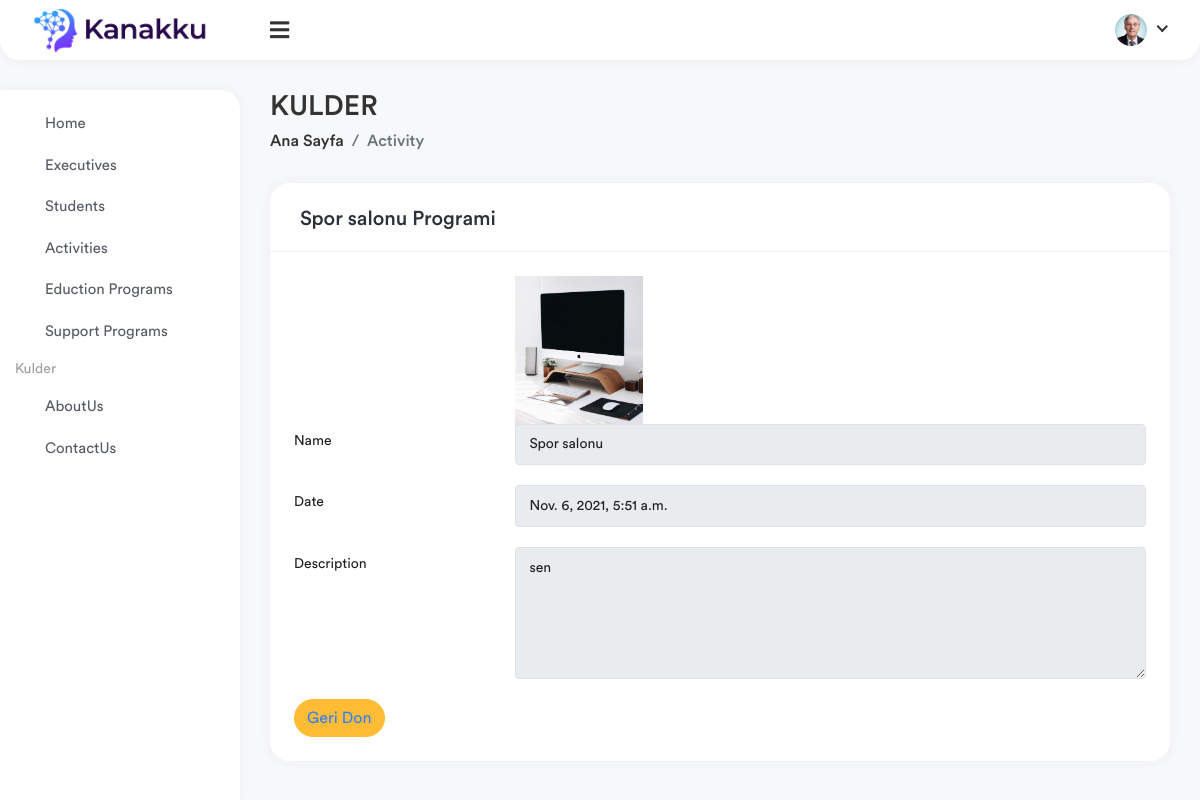
The page /activities/spor-salonu/ on the database its author committed.
### Kulder/models.py (models this page shows, shortened)
class Activity(models.Model):
    title                        = models.CharField(max_length=250)
    slug                         = models.SlugField(allow_unicode=True, unique=True)
    description                  = models.TextField(null=True, blank=True)
    image                        = models.ImageField(upload_to='activities', blank=True, null=True)
    date_of_activity             = models.DateTimeField(auto_now=False)
    location                     = models.CharField(max_length=200)
    participants                 = models.ManyToManyField(Student, blank=True)

### Kulder/views.py (the view)
# urls.py: path('activities/<slug:slug>/', ActivityDetail.as_view(), name='activity-detail'),
class ActivityDetail(DetailView):
    model = Activity
    context_object_name = 'activity'
    template_name = 'activity_detail.html'

### Kulder/templates/activity_detail.html (shortened to what this page needs)
{% extends 'base.html' %}
{% load static %}
{% block content %}
    <!DOCTYPE html>
<html lang="en">
	<body>
		<div class="main-wrapper">
			<div class="page-wrapper">
				<div class="content container-fluid">
					<div class="page-header">
						<div class="row">
							<div class="col-sm-6">
								<h3 class="page-title">KULDER</h3>
								<ul class="breadcrumb">
									<li class="breadcrumb-item"><a href="{% url 'home' %}">Ana Sayfa</a>
									</li>
									<li class="breadcrumb-item active">Activity</li>
								</ul>
							</div>
						</div>
					</div>
					<div class="row">
						<div class="col-xl-12 col-md-8">
							<div class="card">
								<div class="card-header">
									<h5 class="card-title">{{ activity.title }} Programi</h5>
								</div>
								<div class="card-body">
									<form>
										<div class="row form-group">
											<label for="name" class="col-sm-3 col-form-label input-label"></label>
											<div class="col-sm-9">
												<div class="d-flex align-items-center">
													<label class=" avatar-xxl m-0" for="edit_img">
														<img id="avatarImg" class="avatar-img" src="{{ activity.image.url}}" alt="Profile Image">
													</label>
												</div>
											</div>
										</div>
										<div class="row form-group">
											<label for="name" class="col-sm-3 col-form-label input-label">Name</label>
											<div class="col-sm-9">
												<input type="text" class="form-control" id="name" readonly="readonly"  value="{{ activity.title }}">
											</div>
										</div>
										<div class="row form-group">
											<label for="phone" class="col-sm-3 col-form-label input-label"> Date</label>
											<div class="col-sm-9">
												<input type="text" class="form-control" id="phone" readonly = "readonly" value="{{ activity.date_of_activity}}">
											</div>
										</div>
                                        <div class="row form-group">
											<label for="phone" class="col-sm-3 col-form-label input-label">Description </label>
											<div class="col-sm-9">
												<textarea rows="5" cols="5" class="form-control" readonly = "readonly" >{{ activity.description }}</textarea>
											</div>
										</div>
                                        <button class="btn btn-warning" style="border-radius: 35px"><a href="{% url 'activities' %}" >Geri Don</a></button>
									</form>
								</div>
							</div>
						</div>
					</div>
				</div>
			</div>
		</div>
	</body>
</html>
{% endblock %}

### rows shown on the page
Activity: title "Spor salonu", image (picture), date_of_activity "Nov. 6, 2021, 5:51 a.m.", description "sen"
